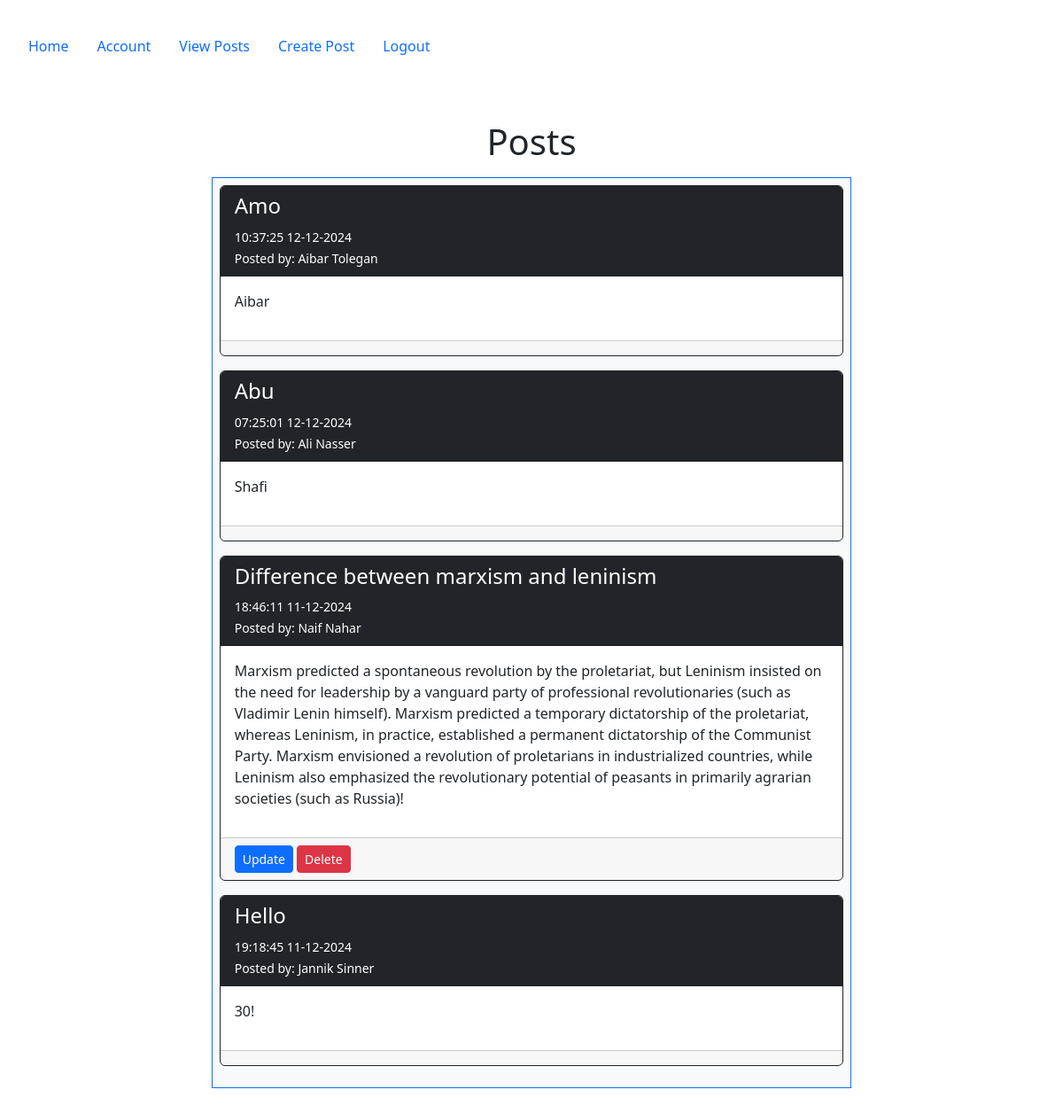
Page /posts (signed in) on the committed database.
### config.py (models this page shows, shortened)
class Post(db.Model):
   __tablename__ = 'posts'
   id = db.Column(db.Integer, primary_key=True)
   userid = db.Column(db.Integer, db.ForeignKey('users.id', ondelete="CASCADE"), nullable=False)
   created = db.Column(db.DateTime, nullable=False, default=datetime.utcnow)
   title_encrypted = db.Column(db.LargeBinary, nullable=False)
   body_encrypted = db.Column(db.LargeBinary, nullable=False)
   user = db.relationship("User", back_populates="posts")
   @staticmethod
   def derive_key(salt):
       return base64.urlsafe_b64encode(salt.encode('utf-8').ljust(32)[:32])
   @staticmethod
   def decrypt(data, key):
       fernet = Fernet(key)
       return fernet.decrypt(data).decode('utf-8')

class User(db.Model, UserMixin):
    __tablename__ = 'users'
    id = db.Column(db.Integer, primary_key=True)
    email = db.Column(db.String(100), nullable=False, unique=True)
    password = db.Column(db.String(128), nullable=False)
    firstname = db.Column(db.String(100), nullable=False)
    lastname = db.Column(db.String(100), nullable=False)
    phone = db.Column(db.String(100), nullable=False)
    mfa_key = db.Column(db.String(32), nullable=False, default='')
    salt = db.Column(db.String(44), nullable=False,default=lambda: base64.urlsafe_b64encode(os.urandom(32)).decode('utf-8'))
    mfa_enabled = db.Column(db.Boolean, nullable=False, default=False)
    role = db.Column(db.String(50), nullable=False, default='end_user')
    posts = db.relationship("Post", order_by=Post.id, back_populates="user")
    log = db.relationship("Log", uselist=False, back_populates="user", cascade="all, delete-orphan")

### posts/views.py (the view)
@posts_bp.route('/posts')
@login_required
def posts():
    if current_user.role in ['db_admin', 'sec_admin']:
        abort(403)
    all_posts = Post.query.order_by(desc('id')).all()
    decrypted_posts = []
    for post in all_posts:
        try:
            encryption_key = Post.derive_key(post.user.salt)
            decrypted_post = {
                "id": post.id,
                "title": Post.decrypt(post.title_encrypted, encryption_key),
                "body": Post.decrypt(post.body_encrypted, encryption_key),
                "created": post.created,
                "user": post.user,
                "userid": post.userid
            }
            decrypted_posts.append(decrypted_post)
        except Exception as e:
            print(f"Decryption failed for Post ID {post.id}: {str(e)}")
            flash(f"Unable to decrypt Post ID {post.id}.", "danger")
    return render_template('posts/posts.html', posts=decrypted_posts)

### app.py (called while the page is built, shortened)
@login_manager.user_loader
def load_user(user_id):
    return User.query.get(int(user_id))

@app.before_request
def restrict_access_and_waf_function_name():
    excluded_routes = ['firewall_error', 'static', 'accounts.mfa_setup']
    if request.endpoint in excluded_routes:
        return
    path = request.path
    query = request.query_string.decode("utf-8")
    combined_request_data = f"{path} {query}"
    print(f"Combined Request Data: {combined_request_data}")
    for attack_type, pattern in waf_rules.items():
        if pattern.search(combined_request_data):
            matched_data = pattern.findall(combined_request_data)
            print(f"Detected Attack Type: {attack_type} | Matched Data: {matched_data}")
            flash(f"Attack detected: {attack_type}", "danger")
            return redirect(url_for('firewall_error', attack_type=attack_type))

### templates/posts/posts.html
{% extends "base.html" %}
{% block content %}
    <div class="container">
        <h1>Posts</h1>
        <div class="p-2 row">
            <div class="col-2"></div>
            <div class="col-8">
                <div class="p-2 bg-light border border-primary" style="text-align: left">
                    {% for post in posts %}
                        <div class="card border border-dark mb-3">
                            <div class="card-header bg-dark text-white">
                                <h4>{{ post.title }}</h4>
                                <small>{{ post.created.strftime('%H:%M:%S %d-%m-%Y') }}</small>
                                <br>
                                <small>
                                    Posted by: {{ post.user.firstname }} {{ post.user.lastname }}
                                </small>
                            </div>
                            <div class="card-body">
                                <p>{{ post.body }}</p>
                            </div>
                            <div class="card-footer">
                                {% if current_user.is_authenticated and post.userid == current_user.id %}
                                <a class="btn btn-primary btn-sm" href="{{ url_for('posts.update', id=post.id) }}">Update</a>
                                <a class="btn btn-danger btn-sm" href="{{ url_for('posts.delete', id=post.id) }}">Delete</a>
                                {% endif %}
                            </div>
                        </div>
                    {% else %}
                        <div class="alert alert-warning text-center">
                            <strong>No posts available. Be the first to create one!</strong>
                        </div>
                    {% endfor %}
                </div>
            </div>
            <div class="col-2"></div>
        </div>
    </div>
{% endblock %}

### rows in the picture
Post: created "10:37:25 12-12-2024"
User: user.firstname "Aibar", user.lastname "Tolegan"
Post: created "07:25:01 12-12-2024"
User: user.firstname "Ali", user.lastname "Nasser"
Post: created "18:46:11 11-12-2024"
User: user.firstname "Naif", user.lastname "Nahar"
Post: created "19:18:45 11-12-2024"
User: user.firstname "Jannik", user.lastname "Sinner"

### other values in the picture
{{ post.title }} "Amo" "Abu" "Difference between marxism and leninism" "Hello"
{{ post.body }} "Aibar" "Shafi" "30!"
